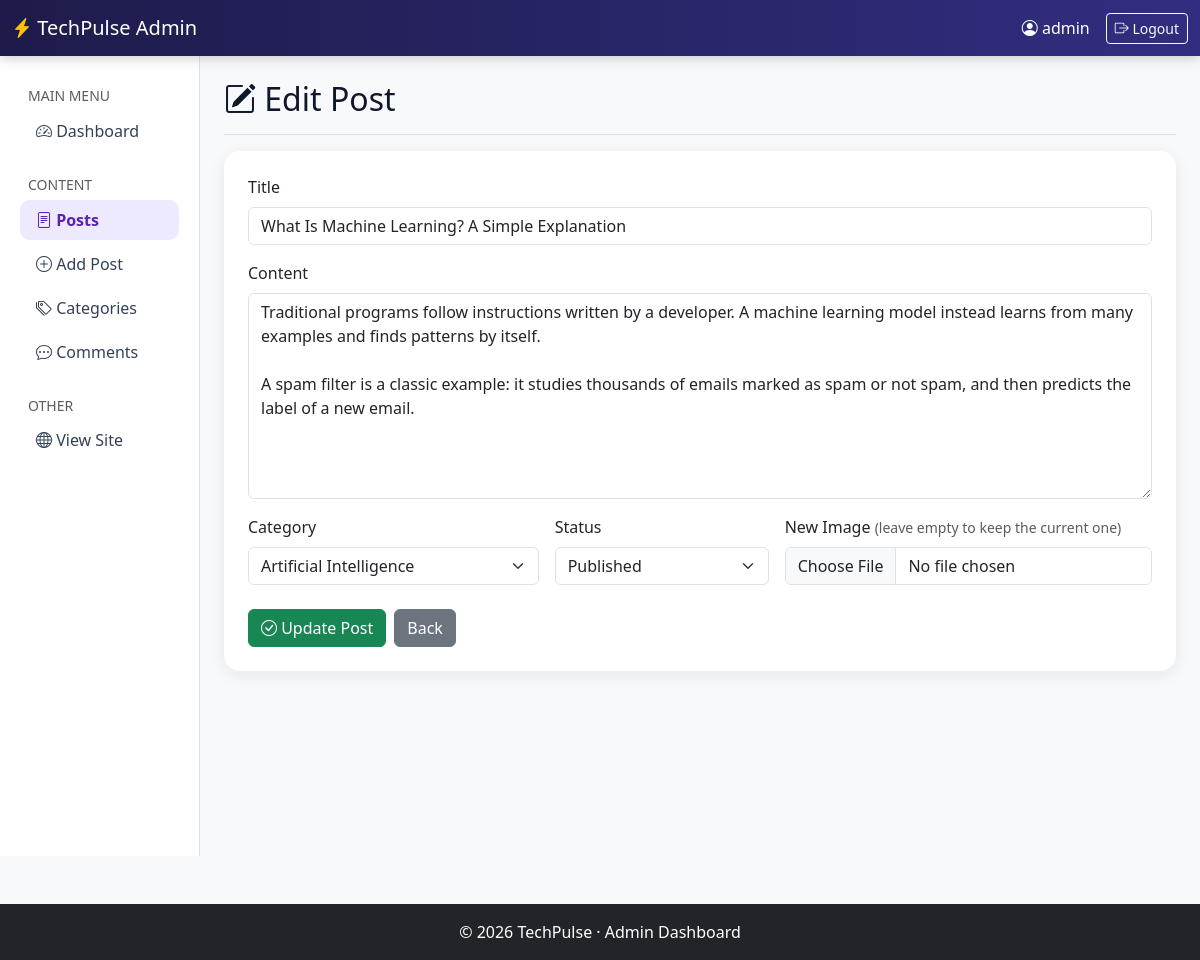
Page /admin/posts/editpost.php?id=2 (signed in) on the committed database.
### tables this page shows
CREATE TABLE posts (
  id          INT UNSIGNED NOT NULL AUTO_INCREMENT,
  category_id INT UNSIGNED NOT NULL,
  title       VARCHAR(200) NOT NULL,
  content     TEXT         NOT NULL,
  image       VARCHAR(255) NULL,
  status      ENUM('published','draft') NOT NULL DEFAULT 'published',
  views       INT UNSIGNED NOT NULL DEFAULT 0,
  created_at  TIMESTAMP    NOT NULL DEFAULT CURRENT_TIMESTAMP,
  PRIMARY KEY (id),
  KEY idx_posts_category (category_id),
  KEY idx_posts_status_date (status, created_at),
  CONSTRAINT fk_posts_category FOREIGN KEY (category_id)
    REFERENCES categories (id) ON DELETE RESTRICT ON UPDATE CASCADE
);

CREATE TABLE categories (
  id          INT UNSIGNED NOT NULL AUTO_INCREMENT,
  name        VARCHAR(80)  NOT NULL,
  description VARCHAR(255) NULL,
  icon        VARCHAR(40)  NOT NULL DEFAULT 'bi-cpu',
  created_at  TIMESTAMP    NOT NULL DEFAULT CURRENT_TIMESTAMP,
  PRIMARY KEY (id),
  UNIQUE KEY uq_category_name (name)
);

### config/functions.php (called while the page is built, shortened)
<?php
function e(mixed $value): string
{
    return htmlspecialchars((string) $value, ENT_QUOTES | ENT_SUBSTITUTE, 'UTF-8');
}

### admin/posts/editpost.php (the view, shortened to what this page needs)
<?php
require_once __DIR__ . '/../../config/bootstrap.php';
$id = (int) ($_GET['id'] ?? $_POST['id'] ?? 0);
$stmt = $pdo->prepare('SELECT * FROM posts WHERE id = ?');
$stmt->execute([$id]);
$post = $stmt->fetch();
$categories = $pdo->query('SELECT id, name FROM categories ORDER BY name')->fetchAll();
include __DIR__ . '/../includes/header.php';
include __DIR__ . '/../includes/sidebar.php';
?>
<main class="col-md-9 ms-sm-auto col-lg-10 px-md-4">
    <div class="py-4">
        <div class="d-flex justify-content-between flex-wrap align-items-center pb-2 mb-3 border-bottom">
            <h1 class="h2"><i class="bi bi-pencil-square"></i> Edit Post</h1>
        </div>
        <div class="card side-card"><div class="card-body p-4">
            <form method="POST" enctype="multipart/form-data">
                <div class="row g-3">
                    <div class="col-12">
                        <label class="form-label" for="title">Title</label>
                        <input type="text" class="form-control" id="title" name="title" maxlength="200" value="<?= e($post['title']) ?>" required>
                    </div>
                    <div class="col-12">
                        <label class="form-label" for="content">Content</label>
                        <textarea class="form-control" id="content" name="content" rows="8" required><?= e($post['content']) ?></textarea>
                    </div>
                    <div class="col-md-4">
                        <label class="form-label" for="category_id">Category</label>
                        <select class="form-select" id="category_id" name="category_id" required>
                            <?php foreach ($categories as $category): ?>
                                <option value="<?= (int) $category['id'] ?>" <?= (int) $post['category_id'] === (int) $category['id'] ? 'selected' : '' ?>>
                                    <?= e($category['name']) ?>
                                </option>
                            <?php endforeach; ?>
                        </select>
                    </div>
                    <div class="col-md-3">
                        <label class="form-label" for="status">Status</label>
                        <select class="form-select" id="status" name="status">
                            <option value="published" <?= $post['status'] === 'published' ? 'selected' : '' ?>>Published</option>
                        </select>
                    </div>
                    <div class="col-md-5">
                        <label class="form-label" for="image">New Image <small class="text-muted">(leave empty to keep the current one)</small></label>
                        <input type="file" class="form-control" id="image" name="image" accept="image/png,image/jpeg,image/webp">
                    </div>
                </div>
                <div class="mt-4 d-flex gap-2">
                    <button type="submit" class="btn btn-success"><i class="bi bi-check-circle"></i> Update Post</button>
                    <a href="posts.php" class="btn btn-secondary">Back</a>
                </div>
            </form>
        </div></div>
    </div>
</main>
<?php include __DIR__ . '/../includes/footer.php'; ?>

### assets/css/style.css (style rules this page uses)
:root { --ink: #0f172a; }
body { background: #f4f6fb; color: var(--ink); font-family: system-ui, -apple-system, "Segoe UI", Roboto, sans-serif; }
.side-card { border: 0; border-radius: 16px; box-shadow: 0 4px 16px rgba(15,23,42,.08); }

### rows in the picture
posts: title "What Is Machine Learning? A Simple Explanation", content "Traditional programs follow instructions written by a developer. A machine learning model instead learns from many examples and finds patterns by itself. A spam filter is a classic example: it studies thousands of emails marked as spam or not spam, and then predicts the label of a new email.", category_id "Artificial Intelligence", status "Published"

### other values in the picture
$_SESSION['username'] "admin"
